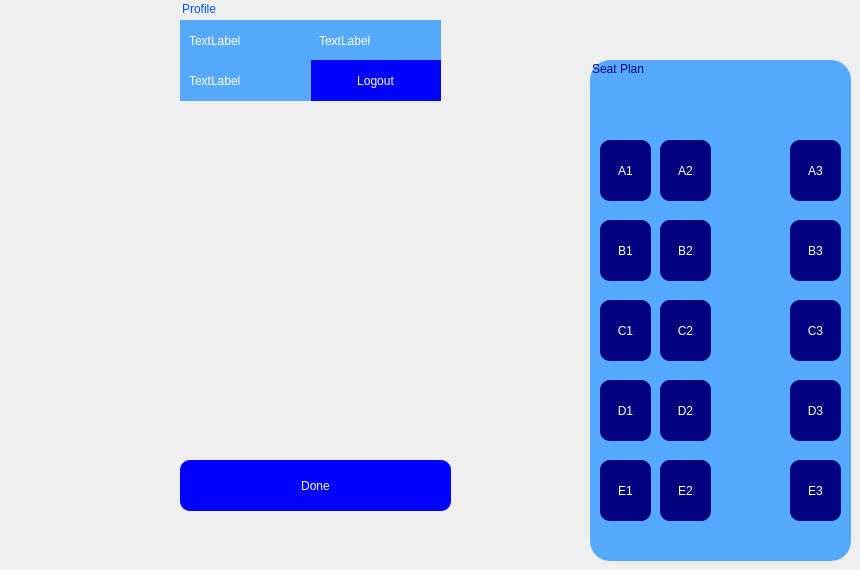
    <widget class="QWidget" name="seatplan">
     <property name="styleSheet">
      <string notr="true">#seatplan{background-image: url(:/images/26-263385_light-colour-background-images-hd-light-color-background.jpg);}</string>
     </property>
     <widget class="QGroupBox" name="seat_plan">
      <property name="geometry">
       <rect>
        <x>590</x>
        <y>60</y>
        <width>261</width>
        <height>501</height>
       </rect>
      </property>
      <property name="styleSheet">
       <string notr="true">#seat_plan{
	background-color: rgb(85, 170, 255);

font: 18pt &quot;MS Shell Dlg 2&quot;;

font: 16pt &quot;Britannic Bold&quot;;
	color: rgb(0, 0, 127);
border-radius: 20px;
}</string>
      </property>
      <property name="title">
       <string>Seat Plan</string>
      </property>
      <widget class="QPushButton" name="A1">
       <property name="geometry">
        <rect>
         <x>10</x>
         <y>80</y>
         <width>51</width>
         <height>61</height>
        </rect>
       </property>
       <property name="styleSheet">
        <string notr="true">#A1{
	
	background-color: rgb(0, 0, 127);
	color: rgb(255, 255, 255);


	
	

	font: 75 18pt &quot;MS Shell Dlg 2&quot;;
	 border-radius:10px;

}

#A1:hover{

	
	background-color: rgb(0, 170, 0);

}</string>
       </property>
       <property name="text">
        <string>A1</string>
       </property>
      </widget>
      <widget class="QPushButton" name="B1">
       <property name="geometry">
        <rect>
         <x>10</x>
         <y>160</y>
         <width>51</width>
         <height>61</height>
        </rect>
       </property>
       <property name="styleSheet">
        <string notr="true">#B1{
	
	background-color: rgb(0, 0, 127);
	color: rgb(255, 255, 255);


	
	

	font: 75 18pt &quot;MS Shell Dlg 2&quot;;
	 border-radius:10px;

}

#B1:hover{

	
	background-color: rgb(0, 170, 0);

}</string>
       </property>
       <property name="text">
        <string>B1</string>
       </property>
      </widget>
      <widget class="QPushButton" name="A2">
       <property name="geometry">
        <rect>
         <x>70</x>
         <y>80</y>
         <width>51</width>
         <height>61</height>
        </rect>
       </property>
       <property name="styleSheet">
        <string notr="true">#A2{
	
	background-color: rgb(0, 0, 127);
	color: rgb(255, 255, 255);


	
	

	font: 75 18pt &quot;MS Shell Dlg 2&quot;;
	 border-radius:10px;

}

#A2:hover{

	
	background-color: rgb(0, 170, 0);

}</string>
       </property>
       <property name="text">
        <string>A2</string>
       </property>
      </widget>
      <widget class="QPushButton" name="C1">
       <property name="geometry">
        <rect>
         <x>10</x>
         <y>240</y>
         <width>51</width>
         <height>61</height>
        </rect>
       </property>
       <property name="styleSheet">
        <string notr="true">#C1{
	
	background-color: rgb(0, 0, 127);
	color: rgb(255, 255, 255);


	
	

	font: 75 18pt &quot;MS Shell Dlg 2&quot;;
	 border-radius:10px;

}

#C1:hover{

	
	background-color: rgb(0, 170, 0);

}</string>
       </property>
       <property name="text">
        <string>C1</string>
       </property>
      </widget>
      <widget class="QPushButton" name="D1">
       <property name="geometry">
        <rect>
         <x>10</x>
         <y>320</y>
         <width>51</width>
         <height>61</height>
        </rect>
       </property>
       <property name="styleSheet">
        <string notr="true">#D1{
	
	background-color: rgb(0, 0, 127);
	color: rgb(255, 255, 255);


	
	

	font: 75 18pt &quot;MS Shell Dlg 2&quot;;
	 border-radius:10px;

}

#D1:hover{

	
	background-color: rgb(0, 170, 0);

}</string>
       </property>
       <property name="text">
        <string>D1</string>
       </property>
      </widget>
      <widget class="QPushButton" name="E1">
       <property name="geometry">
        <rect>
         <x>10</x>
         <y>400</y>
         <width>51</width>
         <height>61</height>
        </rect>
       </property>
       <property name="styleSheet">
        <string notr="true">#E1{
	
	background-color: rgb(0, 0, 127);
	color: rgb(255, 255, 255);


	
	

	font: 75 18pt &quot;MS Shell Dlg 2&quot;;
	 border-radius:10px;

}

#E1:hover{

	
	background-color: rgb(0, 170, 0);

}</string>
       </property>
       <property name="text">
        <string>E1</string>
       </property>
      </widget>
      <widget class="QPushButton" name="B2">
       <property name="geometry">
        <rect>
         <x>70</x>
         <y>160</y>
         <width>51</width>
         <height>61</height>
        </rect>
       </property>
       <property name="styleSheet">
        <string notr="true">#B2{
	
	background-color: rgb(0, 0, 127);
	color: rgb(255, 255, 255);


	
	

	font: 75 18pt &quot;MS Shell Dlg 2&quot;;
	 border-radius:10px;

}

#B2:hover{

	
	background-color: rgb(0, 170, 0);

}</string>
       </property>
       <property name="text">
        <string>B2</string>
       </property>
      </widget>
      <widget class="QPushButton" name="C3">
       <property name="geometry">
        <rect>
         <x>200</x>
         <y>240</y>
         <width>51</width>
         <height>61</height>
        </rect>
       </property>
       <property name="styleSheet">
        <string notr="true">#C3{
	
	background-color: rgb(0, 0, 127);
	color: rgb(255, 255, 255);


	
	

	font: 75 18pt &quot;MS Shell Dlg 2&quot;;
	 border-radius:10px;

}

#C3:hover{

	
	background-color: rgb(0, 170, 0);

}</string>
       </property>
       <property name="text">
        <string>C3</string>
       </property>
      </widget>
      <widget class="QPushButton" name="B3">
       <property name="geometry">
        <rect>
         <x>200</x>
         <y>160</y>
         <width>51</width>
         <height>61</height>
        </rect>
       </property>
       <property name="styleSheet">
        <string notr="true">#B3{
	
	background-color: rgb(0, 0, 127);
	color: rgb(255, 255, 255);


	
	

	font: 75 18pt &quot;MS Shell Dlg 2&quot;;
	 border-radius:10px;

}

#B3:hover{

	
	background-color: rgb(0, 170, 0);

}</string>
       </property>
       <property name="text">
        <string>B3</string>
       </property>
      </widget>
      <widget class="QPushButton" name="A3">
       <property name="geometry">
        <rect>
         <x>200</x>
         <y>80</y>
         <width>51</width>
         <height>61</height>
        </rect>
       </property>
       <property name="styleSheet">
        <string notr="true">#A3{
	
	background-color: rgb(0, 0, 127);
	color: rgb(255, 255, 255);


	
	

	font: 75 18pt &quot;MS Shell Dlg 2&quot;;
	 border-radius:10px;

}

#A3:hover{

	
	background-color: rgb(0, 170, 0);

}</string>
       </property>
       <property name="text">
        <string>A3</string>
       </property>
      </widget>
      <widget class="QPushButton" name="E2">
       <property name="geometry">
        <rect>
         <x>70</x>
         <y>400</y>
         <width>51</width>
         <height>61</height>
        </rect>
       </property>
       <property name="styleSheet">
        <string notr="true">#E2{
	
	background-color: rgb(0, 0, 127);
	color: rgb(255, 255, 255);


	
	

	font: 75 18pt &quot;MS Shell Dlg 2&quot;;
	 border-radius:10px;

}

#E2:hover{

	
	background-color: rgb(0, 170, 0);

}</string>
       </property>
       <property name="text">
        <string>E2</string>
       </property>
      </widget>
      <widget class="QPushButton" name="D2">
       <property name="geometry">
        <rect>
         <x>70</x>
         <y>320</y>
         <width>51</width>
         <height>61</height>
        </rect>
       </property>
       <property name="styleSheet">
        <string notr="true">#D2{
	
	background-color: rgb(0, 0, 127);
	color: rgb(255, 255, 255);


	
	

	font: 75 18pt &quot;MS Shell Dlg 2&quot;;
	 border-radius:10px;

}

#D2:hover{

	
	background-color: rgb(0, 170, 0);

}</string>
       </property>
       <property name="text">
        <string>D2</string>
       </property>
      </widget>
      <widget class="QPushButton" name="C2">
       <property name="geometry">
        <rect>
         <x>70</x>
         <y>240</y>
         <width>51</width>
         <height>61</height>
        </rect>
       </property>
       <property name="styleSheet">
        <string notr="true">#C2{
	
	background-color: rgb(0, 0, 127);
	color: rgb(255, 255, 255);


	
	

	font: 75 18pt &quot;MS Shell Dlg 2&quot;;
	 border-radius:10px;

}

#C2:hover{

	
	background-color: rgb(0, 170, 0);

}</string>
       </property>
       <property name="text">
        <string>C2</string>
       </property>
      </widget>
      <widget class="QPushButton" name="E3">
       <property name="geometry">
        <rect>
         <x>200</x>
         <y>400</y>
         <width>51</width>
         <height>61</height>
        </rect>
       </property>
       <property name="styleSheet">
        <string notr="true">#E3{
	
	background-color: rgb(0, 0, 127);
	color: rgb(255, 255, 255);


	
	

	font: 75 18pt &quot;MS Shell Dlg 2&quot;;
	 border-radius:10px;

}

#E3:hover{

	
	background-color: rgb(0, 170, 0);

}</string>
       </property>
       <property name="text">
        <string>E3</string>
       </property>
      </widget>
      <widget class="QPushButton" name="D3">
       <property name="geometry">
        <rect>
         <x>200</x>
         <y>320</y>
         <width>51</width>
         <height>61</height>
        </rect>
       </property>
       <property name="styleSheet">
        <string notr="true">#D3{
	
	background-color: rgb(0, 0, 127);
	color: rgb(255, 255, 255);


	
	

	font: 75 18pt &quot;MS Shell Dlg 2&quot;;
	 border-radius:10px;

}

#D3:hover{

	
	background-color: rgb(0, 170, 0);

}</string>
       </property>
       <property name="text">
        <string>D3</string>
       </property>
      </widget>
     </widget>
     <widget class="QLabel" name="seats_selected">
      <property name="geometry">
       <rect>
        <x>10</x>
        <y>130</y>
        <width>591</width>
        <height>311</height>
       </rect>
      </property>
      <property name="styleSheet">
       <string notr="true"/>
      </property>
      <property name="text">
       <string/>
      </property>
      <property name="pixmap">
       <pixmap resource="Src.qrc">:/images/131998619_880565402760529_6580879491267773265_n.png</pixmap>
      </property>
      <property name="scaledContents">
       <bool>true</bool>
      </property>
     </widget>
     <widget class="QPushButton" name="donebutton">
      <property name="geometry">
       <rect>
        <x>180</x>
        <y>460</y>
        <width>271</width>
        <height>51</height>
       </rect>
      </property>
      <property name="styleSheet">
       <string notr="true">#donebutton{



	background-color: rgb(0, 0, 255);
	

color: rgb(255, 255, 255);
border-radius: 10px;

font: 75 8pt &quot;MS Serif&quot;;




}


#donebutton:hover{
	


		
	background-color: rgb(0, 170, 0);



}</string>
      </property>
      <property name="text">
       <string>Done</string>
      </property>
     </widget>
     <widget class="QGroupBox" name="userprofile2">
      <property name="geometry">
       <rect>
        <x>180</x>
        <y>0</y>
        <width>271</width>
        <height>111</height>
       </rect>
      </property>
      <property name="styleSheet">
       <string notr="true">#userprofile2{




color: rgb(0, 85, 255);
	font: 75 10pt &quot;MS Shell Dlg 2&quot;;

border-radius : 2px;


}


	
</string>
      </property>
      <property name="title">
       <string>Profile</string>
      </property>
      <widget class="QLabel" name="user_name2">
       <property name="geometry">
        <rect>
         <x>0</x>
         <y>20</y>
         <width>131</width>
         <height>41</height>
        </rect>
       </property>
       <property name="styleSheet">
        <string notr="true">#user_name2{

	
	background-color: rgb(85, 170, 255);
	

color: rgb(255, 255, 255);
border-radius: 30px;
border-style: outset;
 padding: 6px;
font: 75 8pt &quot;MS Serif&quot;;


}</string>
       </property>
       <property name="frameShape">
        <enum>QFrame::Box</enum>
       </property>
       <property name="text">
        <string>TextLabel</string>
       </property>
       <property name="scaledContents">
        <bool>true</bool>
       </property>
       <property name="wordWrap">
        <bool>true</bool>
       </property>
      </widget>
      <widget class="QLabel" name="usercontact2">
       <property name="geometry">
        <rect>
         <x>130</x>
         <y>20</y>
         <width>131</width>
         <height>41</height>
        </rect>
       </property>
       <property name="styleSheet">
        <string notr="true">#usercontact2
{

	
	background-color: rgb(85, 170, 255);
	

color: rgb(255, 255, 255);
border-radius: 30px;
border-style: outset;
 padding: 6px;
font: 75 8pt &quot;MS Serif&quot;;


}</string>
       </property>
       <property name="frameShape">
        <enum>QFrame::Box</enum>
       </property>
       <property name="text">
        <string>TextLabel</string>
       </property>
       <property name="scaledContents">
        <bool>true</bool>
       </property>
       <property name="wordWrap">
        <bool>true</bool>
       </property>
      </widget>
      <widget class="QPushButton" name="userlogout2">
       <property name="geometry">
        <rect>
         <x>130</x>
         <y>60</y>
         <width>131</width>
         <height>41</height>
        </rect>
       </property>
       <property name="styleSheet">
        <string notr="true">#userlogout2{



	background-color: rgb(0, 0, 255);
	

color: rgb(255, 255, 255);
border-radius: 30px;

font: 75 8pt &quot;MS Serif&quot;;




}


#userlogout2:hover{
	


		
	background-color: rgb(0, 170, 0);



}</string>
       </property>
       <property name="text">
        <string>Logout</string>
       </property>
      </widget>
      <widget class="QLabel" name="user_email2">
       <property name="geometry">
        <rect>
         <x>0</x>
         <y>60</y>
         <width>131</width>
         <height>41</height>
        </rect>
       </property>
       <property name="styleSheet">
        <string notr="true">#user_email2{

	
	background-color: rgb(85, 170, 255);
	

color: rgb(255, 255, 255);
border-radius: 30px;
border-style: outset;
 padding: 6px;
font: 75 8pt &quot;MS Serif&quot;;


}</string>
       </property>
       <property name="frameShape">
        <enum>QFrame::Box</enum>
       </property>
       <property name="text">
        <string>TextLabel</string>
       </property>
       <property name="scaledContents">
        <bool>true</bool>
       </property>
       <property name="wordWrap">
        <bool>true</bool>
       </property>
      </widget>
     </widget>
    </widget>
